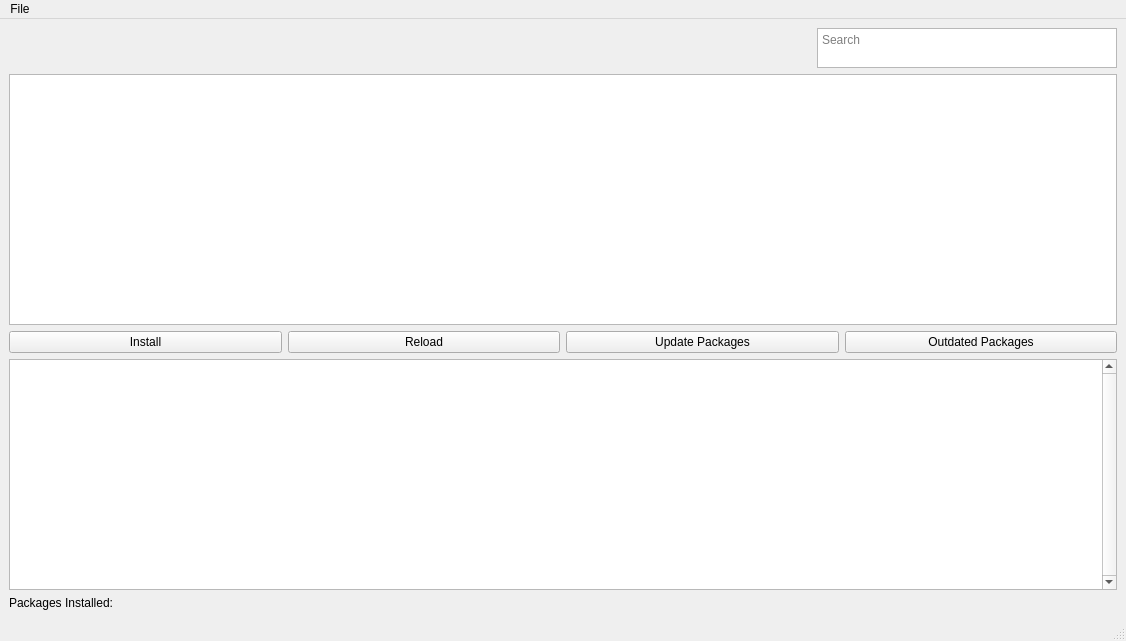
<?xml version="1.0" encoding="UTF-8"?>
<ui version="4.0">
 <class>MainWindow</class>
 <widget class="QMainWindow" name="MainWindow">
  <property name="geometry">
   <rect>
    <x>0</x>
    <y>0</y>
    <width>1126</width>
    <height>641</height>
   </rect>
  </property>
  <property name="sizePolicy">
   <sizepolicy hsizetype="Preferred" vsizetype="Preferred">
    <horstretch>0</horstretch>
    <verstretch>0</verstretch>
   </sizepolicy>
  </property>
  <property name="minimumSize">
   <size>
    <width>1126</width>
    <height>641</height>
   </size>
  </property>
  <property name="maximumSize">
   <size>
    <width>16777215</width>
    <height>16777215</height>
   </size>
  </property>
  <property name="windowTitle">
   <string>Voncloft Package Manager</string>
  </property>
  <property name="windowIcon">
   <iconset theme="yast-update-online-configuration"/>
  </property>
  <widget class="QWidget" name="centralwidget">
   <property name="sizePolicy">
    <sizepolicy hsizetype="Expanding" vsizetype="Expanding">
     <horstretch>0</horstretch>
     <verstretch>0</verstretch>
    </sizepolicy>
   </property>
   <layout class="QGridLayout" name="gridLayout_5">
    <item row="1" column="0" colspan="4">
     <layout class="QGridLayout" name="gridLayout_4">
      <item row="0" column="0">
       <widget class="QListWidget" name="listWidget">
        <property name="sizeIncrement">
         <size>
          <width>2</width>
          <height>2</height>
         </size>
        </property>
        <property name="focusPolicy">
         <enum>Qt::NoFocus</enum>
        </property>
       </widget>
      </item>
     </layout>
    </item>
    <item row="5" column="0" colspan="4">
     <layout class="QGridLayout" name="gridLayout_3">
      <item row="0" column="0">
       <widget class="QTextEdit" name="textEdit">
        <property name="sizePolicy">
         <sizepolicy hsizetype="Expanding" vsizetype="Expanding">
          <horstretch>0</horstretch>
          <verstretch>0</verstretch>
         </sizepolicy>
        </property>
        <property name="sizeIncrement">
         <size>
          <width>0</width>
          <height>2</height>
         </size>
        </property>
        <property name="tabletTracking">
         <bool>true</bool>
        </property>
        <property name="focusPolicy">
         <enum>Qt::NoFocus</enum>
        </property>
        <property name="autoFillBackground">
         <bool>true</bool>
        </property>
        <property name="verticalScrollBarPolicy">
         <enum>Qt::ScrollBarAlwaysOn</enum>
        </property>
        <property name="sizeAdjustPolicy">
         <enum>QAbstractScrollArea::AdjustToContentsOnFirstShow</enum>
        </property>
        <property name="autoFormatting">
         <set>QTextEdit::AutoAll</set>
        </property>
        <property name="lineWrapMode">
         <enum>QTextEdit::NoWrap</enum>
        </property>
        <property name="lineWrapColumnOrWidth">
         <number>0</number>
        </property>
        <property name="readOnly">
         <bool>true</bool>
        </property>
        <property name="tabStopWidth">
         <number>99999999</number>
        </property>
       </widget>
      </item>
      <item row="1" column="0">
       <widget class="QLabel" name="label">
        <property name="text">
         <string>Packages Installed: </string>
        </property>
       </widget>
      </item>
     </layout>
    </item>
    <item row="0" column="0" colspan="4">
     <layout class="QGridLayout" name="gridLayout_6">
      <property name="sizeConstraint">
       <enum>QLayout::SetDefaultConstraint</enum>
      </property>
      <item row="1" column="0" alignment="Qt::AlignRight">
       <widget class="QPlainTextEdit" name="plainTextEdit">
        <property name="sizePolicy">
         <sizepolicy hsizetype="Preferred" vsizetype="Preferred">
          <horstretch>0</horstretch>
          <verstretch>0</verstretch>
         </sizepolicy>
        </property>
        <property name="minimumSize">
         <size>
          <width>300</width>
          <height>40</height>
         </size>
        </property>
        <property name="maximumSize">
         <size>
          <width>300</width>
          <height>40</height>
         </size>
        </property>
        <property name="layoutDirection">
         <enum>Qt::LeftToRight</enum>
        </property>
        <property name="overwriteMode">
         <bool>false</bool>
        </property>
        <property name="placeholderText">
         <string>Search</string>
        </property>
       </widget>
      </item>
     </layout>
    </item>
    <item row="2" column="1">
     <widget class="QPushButton" name="pushButton_2">
      <property name="focusPolicy">
       <enum>Qt::NoFocus</enum>
      </property>
      <property name="text">
       <string>Reload</string>
      </property>
     </widget>
    </item>
    <item row="2" column="2">
     <widget class="QPushButton" name="pushButton_3">
      <property name="focusPolicy">
       <enum>Qt::NoFocus</enum>
      </property>
      <property name="text">
       <string>Update Packages</string>
      </property>
     </widget>
    </item>
    <item row="2" column="3">
     <widget class="QPushButton" name="pushButton_4">
      <property name="focusPolicy">
       <enum>Qt::NoFocus</enum>
      </property>
      <property name="text">
       <string>Outdated Packages</string>
      </property>
     </widget>
    </item>
    <item row="2" column="0">
     <widget class="QPushButton" name="pushButton">
      <property name="focusPolicy">
       <enum>Qt::NoFocus</enum>
      </property>
      <property name="text">
       <string>Install</string>
      </property>
     </widget>
    </item>
   </layout>
  </widget>
  <widget class="QMenuBar" name="menubar">
   <property name="geometry">
    <rect>
     <x>0</x>
     <y>0</y>
     <width>1126</width>
     <height>32</height>
    </rect>
   </property>
   <widget class="QMenu" name="menuFile">
    <property name="title">
     <string>File</string>
    </property>
    <addaction name="actionAbout"/>
   </widget>
   <addaction name="menuFile"/>
  </widget>
  <widget class="QStatusBar" name="statusbar"/>
  <action name="actionAbout">
   <property name="text">
    <string>About</string>
   </property>
  </action>
 </widget>
 <resources/>
 <connections/>
</ui>
